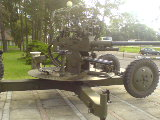
#> input picture patchwork/image.png, 160 x 120 px; the run also reads 3 pictures not shown here
$ jupyter execute --allow-errors Untitled.ipynb
#> lines starting #> are read from the running program, lines starting #| are printed output that depends on the picture
[cell 1]
from PIL import Image
import numpy as np
from tqdm import tqdm
import random

[cell 2]
img = np.array(Image.open('image.png').convert('RGBA'))
#> img is the input picture: shape (120, 160, 4); mean R, G, B, A 140.3, 136.2, 112.8, 255

[cell 3]
w, h, _ = img.shape
#> w = 120; h = 160

[cell 4]
k = 150 # tajny klucz generatora pseudolosowego
n = 30 # liczba naturalna n
d = 5 # delta

[cell 5]
def random_points(prng, w, h, n, e={}):
#> called with w = 120, h = 160, n = 30
    result = []
    existing = e
    for i in range(n):
        new_point = (prng.randint(0, w - 1), prng.randint(0, h - 1))
        while new_point in existing:
            new_point = (prng.randint(0, w - 1), prng.randint(0, h - 1))
        existing[new_point] = True
        result.append(new_point)
    return result, existing

[cell 6]
def change(array, delta):
    for i in range(len(array) - 1):
        array[i] = min(max(array[i] + delta, 0), 255)
    return array

# Osadzenie znaku wodnego

[cell 7]
def embed_watermark(mat, k, n, w, h):
    prng = random.Random(k)
    A, e1 = random_points(prng, w, h, n, {})
    B, _ = random_points(prng, w, h, n, e1)
    for (ax, ay), (bx, by) in zip(A, B):
        mat[ax][ay] = change(mat[ax][ay], d)
        mat[bx][by] = change(mat[bx][by], -d)
    Sn = 2*d*n + sum([(mat[ax][ay].astype(dtype=np.int32) - mat[bx][by].astype(dtype=np.int32)).sum() for (ax, ay), (bx, by) in zip(A, B)])
#> Sn = 23
    return Sn, mat

[cell 8]
Sn, img_with_watermark = embed_watermark(img, k, n, w, h)
#> Sn = 23

[cell 9]
Sn
#> Out = 23

[cell 10]
img_with_watermark2 = Image.fromarray(img_with_watermark, 'RGBA')
img_with_watermark2.save("image with watermark.png")

# Detekcja znaku wodnego

[cell 11]
def detect_watermark(mat, k, n, w, h):
#> called with k = 150, n = 30, w = 120, h = 160
    prng2 = random.Random(k)
    Ap, e2 = random_points(prng2, w, h, n, {})
    Bp, _ = random_points(prng2, w, h, n, e2)
    for (ax, ay), (bx, by) in zip(Ap, Bp):
        mat[ax][ay] = change(mat[ax][ay], -d)
        mat[bx][by] = change(mat[bx][by], d)
#> mat: shape (120, 160, 4); mean R, G, B, A 140.3, 136.2, 112.8, 255
    Sn = sum([(mat[ax][ay].astype(dtype=np.int32) - mat[bx][by].astype(dtype=np.int32)).sum() for (ax, ay), (bx, by) in zip(Ap, Bp)])
#> Sn = -1177
    return Sn

[cell 12]
detect_watermark(img_with_watermark, k, n, w, h)
#> Out = -1177

# Testy na ataki

[cell 13]
img2 = np.array(Image.open('image with watermark.png').convert('RGBA'))

[cell 14]
np.array_equal(img, img2)
#> Out = False

[cell 15]
Sn = detect_watermark(img2, k, n, w, h)
#> Sn = -1177

[cell 16]
Sn
#> Out = -1177

[cell 17]
img3 = np.array(Image.open('image with watermark jpeg.jpg').convert('RGBA'))

[cell 18]
Sn = detect_watermark(img3, k, n, w, h)
#> Sn = -1492
Sn
#> Out = -1492

[cell 19]
img4 = np.array(Image.open('image with watermark gif.gif').convert('RGBA'))
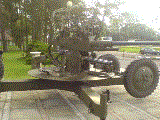
#> input picture patchwork/image with watermark gif.gif, 160 x 120 px
#> img4 is the input picture: shape (120, 160, 4); mean R, G, B, A 139.9, 135.7, 112.3, 255

[cell 20]
Sn = detect_watermark(img4, k, n, w, h)
#> Sn = -1206
Sn
#> Out = -1206

[cell 21]
img5 = np.array(Image.open('image with watermark scaled.png').convert('RGBA'))

[cell 22]
Sn = detect_watermark(img5, k, n, w, h)
#> Sn = -1177
Sn
#> Out = -1177

[cell 23]
img6 = np.array(Image.open('image with watermark changed color depth.png').convert('RGBA'))
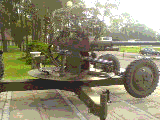
#> img6: shape (120, 160, 4); mean R, G, B, A 140.6, 135.9, 109.5, 255

[cell 24]
Sn = detect_watermark(img6, k, n, w, h)
#> Sn = -1136
Sn
#> Out = -1136
